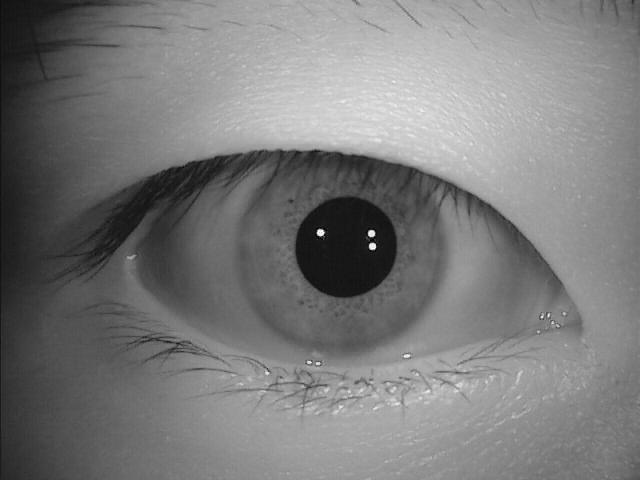
#> input picture S2002R01.jpg, 640 x 480 px, found by its file name
$ python final.py
#> lines starting #> are read from the running program, lines starting #| are printed output that depends on the picture; after the words box and inside, x2 and y2 are one past the last pixel; in counts of white or black regions, pixels touching at a corner belong together
import cv2
import numpy as np
import matplotlib.pyplot as plt

image_path = 'D:\ML\opencv\S2002R01.jpg'
img = cv2.imread(image_path)
#> img is the input picture: shape (480, 640, 3); min 0, max 255, mean 122
img1 = cv2.imread(image_path)
gray = cv2.cvtColor(img, cv2.COLOR_BGR2GRAY)

eye_cascade = cv2.CascadeClassifier(cv2.data.haarcascades + 'haarcascade_eye.xml')
eyes = eye_cascade.detectMultiScale(gray, scaleFactor=3, minNeighbors=6)
#> eyes = ()

if len(eyes) == 0:
    h, w = gray.shape
#> h = 480; w = 640
    eyes = np.array([[0, 0, w, h]])
#> eyes = [[0, 0, 640, 480]]

for i, (x, y, w, h) in enumerate(eyes):
    cv2.rectangle(img, (x, y), (x + w, y + h), (0, 255, 0), 2)
    eye_roi = gray[y:y + h, x:x + w]
    eye_color_roi = img[y:y + h, x:x + w]
    clahe = cv2.createCLAHE(clipLimit=5.0, tileGridSize=(8, 8))
    eye_equalized = clahe.apply(eye_roi)
    eye_blurred = cv2.GaussianBlur(eye_equalized, (9, 9), 2)
    iris_circles = cv2.HoughCircles(
        eye_blurred, cv2.HOUGH_GRADIENT, dp=1, minDist=30,
        param1=100, param2=30, minRadius=60, maxRadius=150
    )
    if iris_circles is not None:
        iris_circles = np.uint16(np.around(iris_circles))
        for (cx, cy, r) in iris_circles[0, :1]:
            cv2.circle(eye_color_roi, (cx, cy), r, (0, 0, 255), 2)
            iris_mask = np.zeros_like(eye_roi)
            cv2.circle(iris_mask, (cx, cy), int(r * 0.8), 255, -1)
            masked_eye = cv2.bitwise_and(eye_roi, eye_roi, mask=iris_mask)
            _, pupil_thresh = cv2.threshold(masked_eye, 50, 255, cv2.THRESH_BINARY_INV)
            kernel = np.ones((3, 3), np.uint8)
            pupil_morph = cv2.morphologyEx(pupil_thresh, cv2.MORPH_OPEN, kernel)
            pupil_blur = cv2.GaussianBlur(pupil_morph, (5, 5), 1)
            pupil_circles = cv2.HoughCircles(
                pupil_blur, cv2.HOUGH_GRADIENT, dp=1, minDist=10,
                param1=50, param2=20, minRadius=max(5, int(r * 0.1)), maxRadius=int(r * 0.6)
            )
            if pupil_circles is not None:
                pupil_circles = np.uint16(np.around(pupil_circles))
                for (pcx, pcy, pr) in pupil_circles[0, :1]:
                    dist_to_center = np.sqrt((pcx - cx)**2 + (pcy - cy)**2)
                    if dist_to_center < r * 0.5:
                        cv2.circle(eye_color_roi, (pcx, pcy), pr, (255, 0, 0), 2)
            else:
                pupil_radius = int(r * 0.3)
                cv2.circle(eye_color_roi, (cx, cy), pupil_radius, (255, 0, 0), 2)
    plt.figure(figsize=(12, 6))
    plt.suptitle(f"Iris and Pupil Detection - Eye #{i+1}", fontsize=16)
    plt.subplot(2, 3, 1)
    plt.title("Original Eye (Color)")
    plt.imshow(cv2.cvtColor(img1, cv2.COLOR_BGR2RGB))
    plt.axis('off')
    plt.subplot(2, 3, 2)
    plt.title("Grayscale Eye")
    plt.imshow(eye_roi, cmap='gray')
    plt.axis('off')
    plt.subplot(2, 3, 3)
    plt.title("Equalized Eye")
    plt.imshow(eye_equalized, cmap='gray')
    plt.axis('off')
    plt.subplot(2, 3, 4)
    plt.title("Blurred Eye")
    plt.imshow(eye_blurred, cmap='gray')
    plt.axis('off')
    plt.subplot(2, 3, 5)
    plt.title("Thresholded Eye")
    plt.imshow(pupil_thresh, cmap='gray')
    plt.subplot(2, 3, 6)
    plt.title("Detected Iris & Pupil")
    plt.imshow(cv2.cvtColor(eye_color_roi, cv2.COLOR_BGR2RGB))
    plt.axis('off')
    plt.tight_layout(rect=[0, 0.03, 1, 0.95])
    plt.show()
#> this loop made 1 pass
#> pass 1, `eye_blurred = cv2.GaussianBlur(eye_equalized, (9, 9), 2)`:
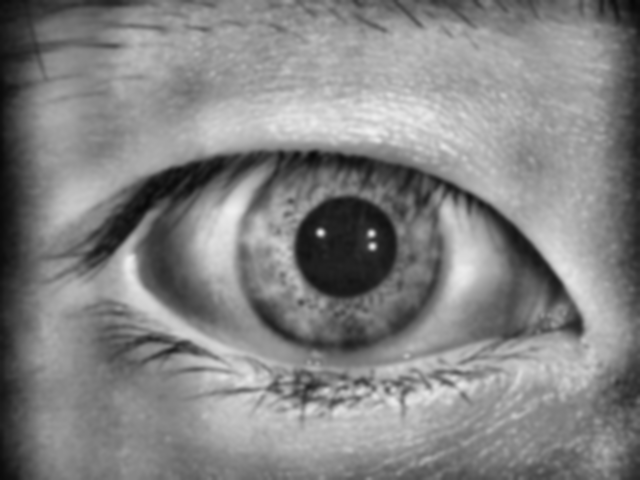
#> eye_blurred: shape (480, 640); min 7, max 239, mean 131.2
#> pass 1, `plt.show()`:
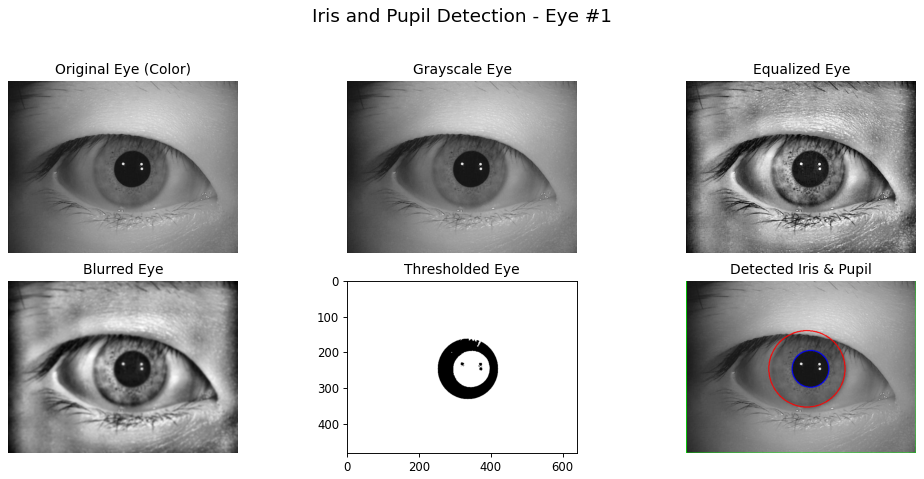
#> figure drawn by matplotlib, 6 panels
#> after the loop:
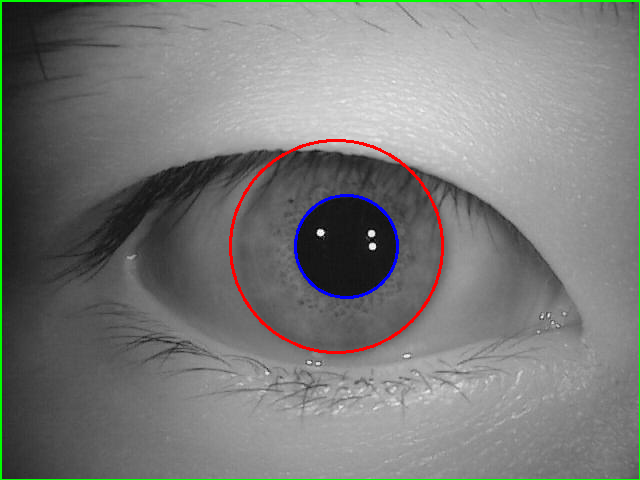
#> eye_color_roi: shape (480, 640, 3); mean B, G, R 120.8, 122.8, 121.7
#> after the loop:
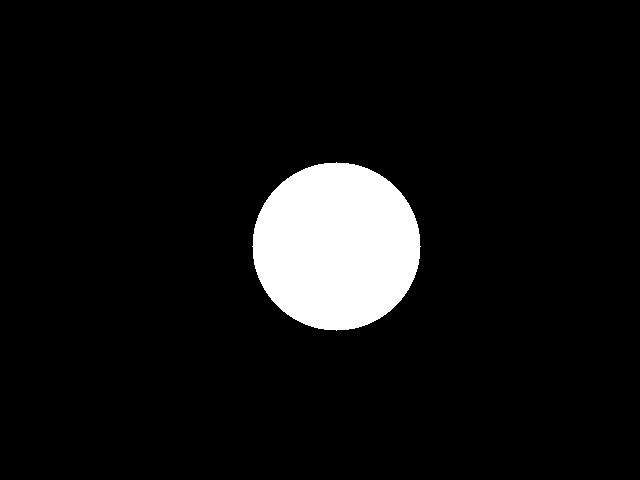
#> iris_mask: shape (480, 640); 7.2% white; 1 white region, box (x1, y1, x2, y2) and area: (252, 162, 421, 331) 22133
#> after the loop:
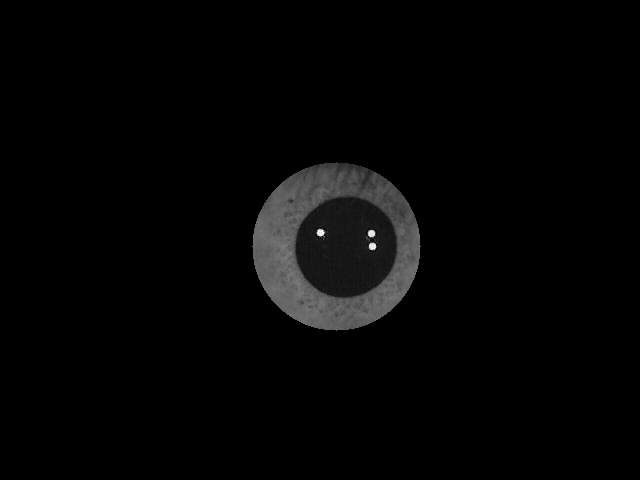
#> masked_eye: shape (480, 640); min 0, max 255, mean 4.9
#> after the loop:
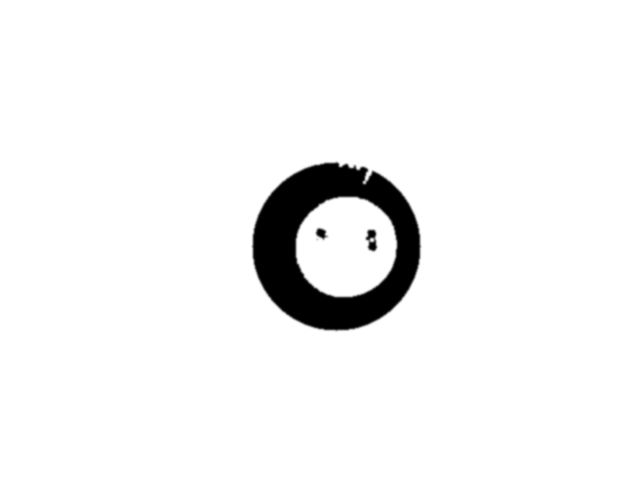
#> pupil_blur: shape (480, 640); min 0, max 255, mean 243.2
#> after the loop:
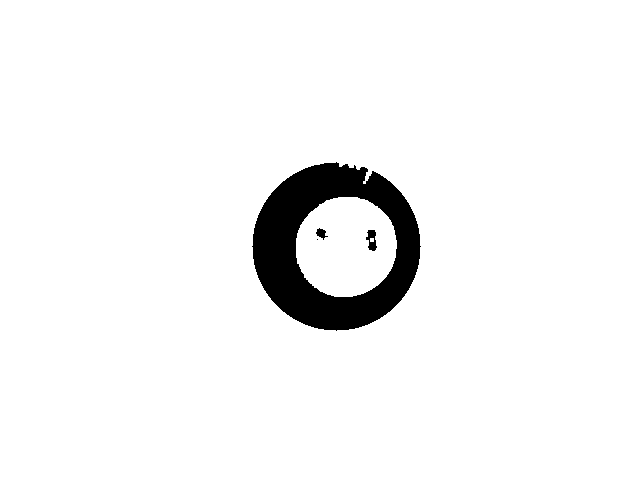
#> pupil_morph: shape (480, 640); 95.4% white; 4 black regions (1 under 20 px), largest, box (x1, y1, x2, y2) and area: (252, 162, 421, 331) 13982, (366, 230, 377, 251) 142, (316, 228, 328, 240) 74
#> after the loop: pupil_thresh: shape (480, 640); 95.4% white; 8 black regions (4 under 20 px), largest, box (x1, y1, x2, y2) and area: (252, 162, 421, 331) 13954, (316, 228, 326, 240) 66, (368, 242, 377, 251) 59, (367, 230, 376, 238) 56
#> after the loop, dist_to_center = 10

cv2.imshow("Final Output - Iris & Pupil Detection", img)
cv2.waitKey(0)
cv2.destroyAllWindows()
